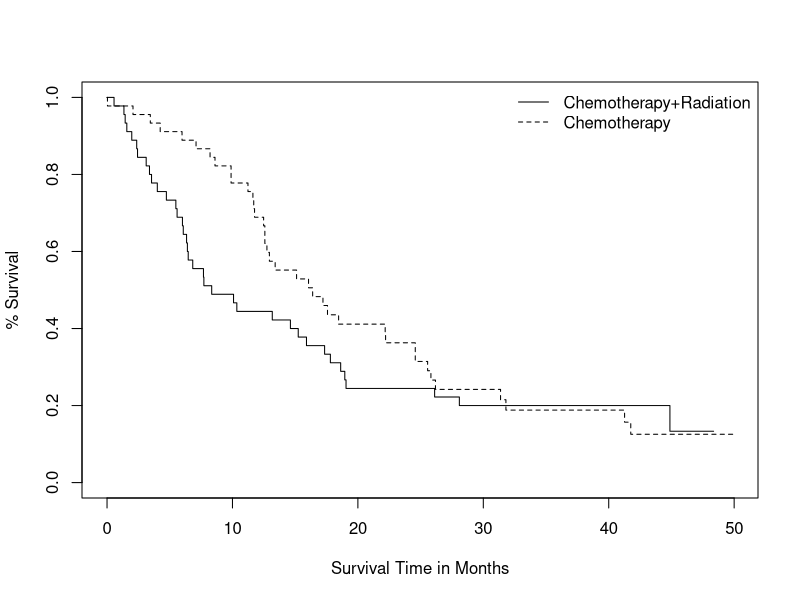

This chart was generated by the following R code:
library(coin)


### Name: GTSG
### Title: Gastrointestinal Tumor Study Group
### Aliases: GTSG
### Keywords: datasets

### ** Examples

## Plot Kaplan-Meier estimates
plot(survfit(Surv(time / (365.25 / 12), event) ~ group, data = GTSG),
     lty = 1:2, ylab = "% Survival", xlab = "Survival Time in Months")
legend("topright", lty = 1:2,
       c("Chemotherapy+Radiation", "Chemotherapy"), bty = "n")

## Asymptotic logrank test
logrank_test(Surv(time, event) ~ group, data = GTSG)

## Asymptotic Prentice test
logrank_test(Surv(time, event) ~ group, data = GTSG, type = "Prentice")

## Asymptotic test against Weibull-type alternatives (Moreau et al., 1992)
moreau_weight <- function(time, n.risk, n.event)
    1 + log(-log(cumprod(n.risk / (n.risk + n.event))))

independence_test(Surv(time, event) ~ group, data = GTSG,
                  ytrafo = function(data)
                      trafo(data, surv_trafo = function(y)
                          logrank_trafo(y, weight = moreau_weight)))

## Asymptotic test against crossing-curve alternatives (Shen and Le, 2000)
shen_trafo <- function(x)
    ansari_trafo(logrank_trafo(x, type = "Prentice"))

independence_test(Surv(time, event) ~ group, data = GTSG,
                  ytrafo = function(data)
                      trafo(data, surv_trafo = shen_trafo))
